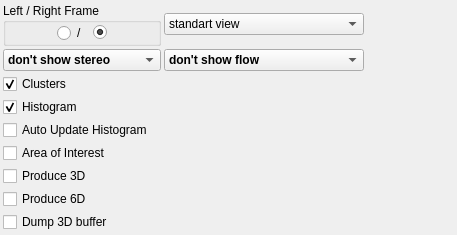
<?xml version="1.0" encoding="UTF-8"?>
<ui version="4.0">
 <class>PresentationParametersControlWidget</class>
 <widget class="QWidget" name="PresentationParametersControlWidget">
  <property name="geometry">
   <rect>
    <x>0</x>
    <y>0</y>
    <width>457</width>
    <height>229</height>
   </rect>
  </property>
  <property name="windowTitle">
   <string>PresentationParameters</string>
  </property>
  <layout class="QGridLayout" name="gridLayout">
   <property name="margin">
    <number>3</number>
   </property>
   <property name="spacing">
    <number>3</number>
   </property>
   <item row="6" column="0" colspan="2">
    <widget class="QCheckBox" name="produce3DCheckBox">
     <property name="sizePolicy">
      <sizepolicy hsizetype="Preferred" vsizetype="Fixed">
       <horstretch>0</horstretch>
       <verstretch>0</verstretch>
      </sizepolicy>
     </property>
     <property name="toolTip">
      <string>Construct 3D output ON/OFF</string>
     </property>
     <property name="text">
      <string>Produce 3D</string>
     </property>
     <property name="tags" stdset="0">
      <string>advanced</string>
     </property>
    </widget>
   </item>
   <item row="9" column="0">
    <spacer name="verticalSpacer">
     <property name="orientation">
      <enum>Qt::Vertical</enum>
     </property>
     <property name="sizeHint" stdset="0">
      <size>
       <width>20</width>
       <height>0</height>
      </size>
     </property>
    </spacer>
   </item>
   <item row="1" column="0">
    <widget class="QComboBox" name="stereoComboBox">
     <property name="font">
      <font>
       <pointsize>9</pointsize>
       <weight>75</weight>
       <bold>true</bold>
      </font>
     </property>
     <property name="toolTip">
      <string>Stereo presentaton mode</string>
     </property>
     <item>
      <property name="text">
       <string>don't show stereo</string>
      </property>
     </item>
     <item>
      <property name="text">
       <string>fast large dots</string>
      </property>
     </item>
     <item>
      <property name="text">
       <string>fast dots stereo </string>
      </property>
     </item>
     <item>
      <property name="text">
       <string>show lines stereo</string>
      </property>
     </item>
     <item>
      <property name="text">
       <string>show all stereo</string>
      </property>
     </item>
     <item>
      <property name="text">
       <string>show dots stereo</string>
      </property>
     </item>
    </widget>
   </item>
   <item row="0" column="0">
    <widget class="QGroupBox" name="groupBox_3">
     <property name="title">
      <string>Left / Right Frame</string>
     </property>
     <layout class="QHBoxLayout" name="horizontalLayout_3">
      <property name="topMargin">
       <number>0</number>
      </property>
      <property name="bottomMargin">
       <number>0</number>
      </property>
      <item>
       <spacer name="horizontalSpacer">
        <property name="orientation">
         <enum>Qt::Horizontal</enum>
        </property>
        <property name="sizeHint" stdset="0">
         <size>
          <width>40</width>
          <height>20</height>
         </size>
        </property>
       </spacer>
      </item>
      <item>
       <widget class="QRadioButton" name="leftFrameButton">
        <property name="enabled">
         <bool>true</bool>
        </property>
        <property name="sizePolicy">
         <sizepolicy hsizetype="Preferred" vsizetype="Fixed">
          <horstretch>0</horstretch>
          <verstretch>0</verstretch>
         </sizepolicy>
        </property>
        <property name="toolTip">
         <string>Show left frame
(when looking form behind the camera)</string>
        </property>
        <property name="text">
         <string>/</string>
        </property>
        <property name="checked">
         <bool>false</bool>
        </property>
       </widget>
      </item>
      <item>
       <widget class="QRadioButton" name="rightFrameButton">
        <property name="enabled">
         <bool>true</bool>
        </property>
        <property name="toolTip">
         <string>Show right frame 
(when looking from behind the camera)</string>
        </property>
        <property name="text">
         <string/>
        </property>
        <property name="checked">
         <bool>true</bool>
        </property>
       </widget>
      </item>
      <item>
       <spacer name="horizontalSpacer_2">
        <property name="orientation">
         <enum>Qt::Horizontal</enum>
        </property>
        <property name="sizeHint" stdset="0">
         <size>
          <width>40</width>
          <height>20</height>
         </size>
        </property>
       </spacer>
      </item>
     </layout>
    </widget>
   </item>
   <item row="1" column="1">
    <widget class="QComboBox" name="flowComboBox">
     <property name="font">
      <font>
       <pointsize>9</pointsize>
       <weight>75</weight>
       <bold>true</bold>
      </font>
     </property>
     <property name="toolTip">
      <string>Stereo presentaton mode</string>
     </property>
     <item>
      <property name="text">
       <string>don't show flow</string>
      </property>
     </item>
     <item>
      <property name="text">
       <string>fast colored dots</string>
      </property>
     </item>
     <item>
      <property name="text">
       <string>show lines only</string>
      </property>
     </item>
     <item>
      <property name="text">
       <string>show colored dots</string>
      </property>
     </item>
     <item>
      <property name="text">
       <string>show colored lines</string>
      </property>
     </item>
     <item>
      <property name="text">
       <string>show heat coloring</string>
      </property>
     </item>
     <item>
      <property name="text">
       <string/>
      </property>
     </item>
    </widget>
   </item>
   <item row="5" column="0" colspan="2">
    <widget class="QCheckBox" name="showAreaOfInterestCheckBox">
     <property name="text">
      <string>Area of Interest</string>
     </property>
    </widget>
   </item>
   <item row="0" column="1">
    <widget class="QComboBox" name="outputComboBox">
     <property name="minimumSize">
      <size>
       <width>200</width>
       <height>0</height>
      </size>
     </property>
     <item>
      <property name="text">
       <string>standart view</string>
      </property>
     </item>
     <item>
      <property name="text">
       <string>side-by-side stereo</string>
      </property>
     </item>
     <item>
      <property name="text">
       <string>Anaglyph R/G</string>
      </property>
      <property name="icon">
       <iconset resource="../../../../resources/main.qrc">
        <normaloff>:/new/prefix1/3d_glasses_rg.png</normaloff>:/new/prefix1/3d_glasses_rg.png</iconset>
      </property>
     </item>
     <item>
      <property name="text">
       <string>Anaglyph R/C</string>
      </property>
      <property name="icon">
       <iconset resource="../../../../resources/main.qrc">
        <normaloff>:/new/prefix1/3d_glasses_rc.png</normaloff>:/new/prefix1/3d_glasses_rc.png</iconset>
      </property>
     </item>
     <item>
      <property name="text">
       <string>Blend</string>
      </property>
     </item>
     <item>
      <property name="text">
       <string>None</string>
      </property>
     </item>
    </widget>
   </item>
   <item row="0" column="2" rowspan="3">
    <spacer name="horizontalSpacer_3">
     <property name="orientation">
      <enum>Qt::Horizontal</enum>
     </property>
     <property name="sizeHint" stdset="0">
      <size>
       <width>0</width>
       <height>20</height>
      </size>
     </property>
    </spacer>
   </item>
   <item row="2" column="0" colspan="2">
    <widget class="QCheckBox" name="showClustersCheckBox">
     <property name="toolTip">
      <string>Show cluster information</string>
     </property>
     <property name="text">
      <string>Clusters</string>
     </property>
     <property name="checked">
      <bool>true</bool>
     </property>
    </widget>
   </item>
   <item row="3" column="0" colspan="2">
    <widget class="QCheckBox" name="showHistogramCheckBox">
     <property name="toolTip">
      <string>show cluster Histogram</string>
     </property>
     <property name="text">
      <string>Histogram</string>
     </property>
     <property name="checked">
      <bool>true</bool>
     </property>
    </widget>
   </item>
   <item row="7" column="0" colspan="2">
    <widget class="QCheckBox" name="produce6DCheckBox">
     <property name="text">
      <string>Produce 6D</string>
     </property>
    </widget>
   </item>
   <item row="4" column="0" colspan="2">
    <widget class="QCheckBox" name="autoUpdateHistogramCheckBox">
     <property name="text">
      <string>Auto Update Histogram</string>
     </property>
    </widget>
   </item>
   <item row="8" column="0">
    <widget class="QCheckBox" name="dump3DCheckBox">
     <property name="text">
      <string>Dump 3D buffer</string>
     </property>
     <property name="tags" stdset="0">
      <string>advanced</string>
     </property>
    </widget>
   </item>
  </layout>
 </widget>
 <layoutdefault spacing="6" margin="11"/>
 <resources>
  <include location="../../../../resources/main.qrc"/>
  <include location="../../../../resources/main.qrc"/>
  <include location="../../../../resources/main.qrc"/>
 </resources>
 <connections>
  <connection>
   <sender>rightFrameButton</sender>
   <signal>clicked(bool)</signal>
   <receiver>PresentationParametersControlWidget</receiver>
   <slot>changeParameters()</slot>
   <hints>
    <hint type="sourcelabel">
     <x>110</x>
     <y>39</y>
    </hint>
    <hint type="destinationlabel">
     <x>352</x>
     <y>61</y>
    </hint>
   </hints>
  </connection>
  <connection>
   <sender>leftFrameButton</sender>
   <signal>clicked(bool)</signal>
   <receiver>PresentationParametersControlWidget</receiver>
   <slot>changeParameters()</slot>
   <hints>
    <hint type="sourcelabel">
     <x>78</x>
     <y>44</y>
    </hint>
    <hint type="destinationlabel">
     <x>352</x>
     <y>119</y>
    </hint>
   </hints>
  </connection>
  <connection>
   <sender>stereoComboBox</sender>
   <signal>currentIndexChanged(int)</signal>
   <receiver>PresentationParametersControlWidget</receiver>
   <slot>changeParameters()</slot>
   <hints>
    <hint type="sourcelabel">
     <x>54</x>
     <y>72</y>
    </hint>
    <hint type="destinationlabel">
     <x>363</x>
     <y>85</y>
    </hint>
   </hints>
  </connection>
  <connection>
   <sender>flowComboBox</sender>
   <signal>currentIndexChanged(int)</signal>
   <receiver>PresentationParametersControlWidget</receiver>
   <slot>changeParameters()</slot>
   <hints>
    <hint type="sourcelabel">
     <x>365</x>
     <y>72</y>
    </hint>
    <hint type="destinationlabel">
     <x>363</x>
     <y>129</y>
    </hint>
   </hints>
  </connection>
  <connection>
   <sender>outputComboBox</sender>
   <signal>currentIndexChanged(int)</signal>
   <receiver>PresentationParametersControlWidget</receiver>
   <slot>changeParameters()</slot>
   <hints>
    <hint type="sourcelabel">
     <x>233</x>
     <y>31</y>
    </hint>
    <hint type="destinationlabel">
     <x>557</x>
     <y>35</y>
    </hint>
   </hints>
  </connection>
  <connection>
   <sender>produce3DCheckBox</sender>
   <signal>clicked(bool)</signal>
   <receiver>PresentationParametersControlWidget</receiver>
   <slot>changeParameters()</slot>
   <hints>
    <hint type="sourcelabel">
     <x>55</x>
     <y>162</y>
    </hint>
    <hint type="destinationlabel">
     <x>667</x>
     <y>239</y>
    </hint>
   </hints>
  </connection>
  <connection>
   <sender>showClustersCheckBox</sender>
   <signal>toggled(bool)</signal>
   <receiver>PresentationParametersControlWidget</receiver>
   <slot>changeParameters()</slot>
   <hints>
    <hint type="sourcelabel">
     <x>43</x>
     <y>97</y>
    </hint>
    <hint type="destinationlabel">
     <x>487</x>
     <y>103</y>
    </hint>
   </hints>
  </connection>
  <connection>
   <sender>showHistogramCheckBox</sender>
   <signal>toggled(bool)</signal>
   <receiver>PresentationParametersControlWidget</receiver>
   <slot>changeParameters()</slot>
   <hints>
    <hint type="sourcelabel">
     <x>85</x>
     <y>122</y>
    </hint>
    <hint type="destinationlabel">
     <x>464</x>
     <y>139</y>
    </hint>
   </hints>
  </connection>
  <connection>
   <sender>showAreaOfInterestCheckBox</sender>
   <signal>toggled(bool)</signal>
   <receiver>PresentationParametersControlWidget</receiver>
   <slot>changeParameters()</slot>
   <hints>
    <hint type="sourcelabel">
     <x>69</x>
     <y>138</y>
    </hint>
    <hint type="destinationlabel">
     <x>83</x>
     <y>253</y>
    </hint>
   </hints>
  </connection>
 </connections>
 <slots>
  <slot>changeParameters()</slot>
 </slots>
</ui>
